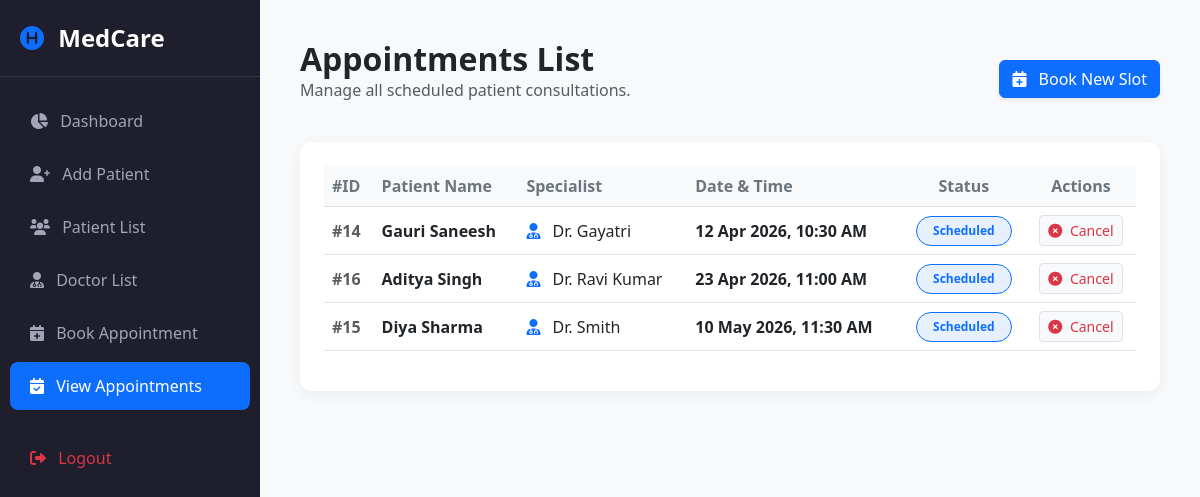
Page /view_appointments.php (signed in) on the committed database.
### tables this page shows
CREATE TABLE `appointments` (
  `appointment_id` int(11) NOT NULL,
  `patient_id` int(11) NOT NULL,
  `doctor_id` int(11) NOT NULL,
  `appointment_date` datetime NOT NULL,
  `appointment_time` time NOT NULL,
  `status` enum('Scheduled','Completed','Cancelled') DEFAULT 'Scheduled',
  `notes` text DEFAULT NULL,
  `created_at` timestamp NOT NULL DEFAULT current_timestamp()
);

CREATE TABLE `patient` (
  `patient_id` int(11) NOT NULL,
  `name` varchar(50) NOT NULL,
  `dob` date DEFAULT NULL,
  `gender` varchar(10) DEFAULT NULL,
  `phone` varchar(15) DEFAULT NULL,
  `doctor_id` int(11) DEFAULT NULL
);

CREATE TABLE `doctors` (
  `doctor_id` int(11) NOT NULL,
  `name` varchar(100) NOT NULL,
  `specialization` varchar(100) NOT NULL,
  `phone` varchar(20) NOT NULL,
  `email` varchar(100) DEFAULT NULL
);

### view_appointments.php (the view, shortened to what this page needs)
<?php
include 'header.php';
$query = "
    SELECT
        a.appointment_id AS appt_id,
        a.appointment_date,
        a.status,
        p.name AS patient_name,
        d.name AS doctor_name
    FROM appointments a
    JOIN patient p ON a.patient_id = p.patient_id
    JOIN doctors d ON a.doctor_id = d.doctor_id
    ORDER BY a.appointment_date ASC
";
$result = mysqli_query($conn, $query);
?>
<div class="d-flex justify-content-between align-items-center mb-4">
    <div>
        <h2 class="fw-bold mb-0">Appointments List</h2>
        <p class="text-muted">Manage all scheduled patient consultations.</p>
    </div>
    <a href="book_appointment.php" class="btn btn-primary shadow-sm">
        <i class="fas fa-calendar-plus me-2"></i> Book New Slot
    </a>
</div>
<div class="card p-4">
    <div class="table-responsive">
        <table class="table table-hover align-middle">
            <thead class="table-light">
                <tr>
                    <th class="text-secondary">#ID</th>
                    <th class="text-secondary">Patient Name</th>
                    <th class="text-secondary">Specialist</th>
                    <th class="text-secondary">Date & Time</th>
                    <th class="text-secondary text-center">Status</th>
                    <th class="text-secondary text-center">Actions</th>
                </tr>
            </thead>
            <tbody>
                <?php
                if ($result && mysqli_num_rows($result) > 0) {
                    while($row = mysqli_fetch_assoc($result)) {
                        $formatted_date = date('d M Y, h:i A', strtotime($row['appointment_date']));
                ?>
                <tr>
                    <td class="fw-bold text-muted">#<?= $row['appt_id']; ?></td>
                    <td class="fw-bold"><?= htmlspecialchars($row['patient_name']); ?></td>
                    <td><i class="fas fa-user-md text-primary me-2"></i> Dr. <?= htmlspecialchars($row['doctor_name']); ?></td>
                    <td class="fw-semibold text-dark"><?= $formatted_date; ?></td>
                    <td class="text-center">
                        <span class="badge bg-primary bg-opacity-10 text-primary border border-primary px-3 py-2 rounded-pill">
                            <?= htmlspecialchars($row['status']); ?>
                        </span>
                    </td>
                    <td class="text-center">
                        <a href="view_appointments.php?cancel_id=<?= $row['appt_id']; ?>" class="btn btn-sm btn-light border text-danger" onclick="return confirm('Are you sure you want to cancel this appointment?');">
                            <i class="fas fa-times-circle me-1"></i> Cancel
                        </a>
                    </td>
                </tr>
                <?php
                    }
                } else {
                    echo "<tr><td colspan='6' class='text-center py-4 text-muted'>No appointments scheduled yet.</td></tr>";
                }
                ?>
            </tbody>
        </table>
    </div>
</div>
</div> </body>
</html>

### header.php (shortened to what this page needs)
<?php
$current_page = basename($_SERVER['PHP_SELF']);
?>
<!DOCTYPE html>
<html lang="en">
<head>
    <link href="https://cdn.jsdelivr.net/npm/bootstrap@5.3.0/dist/css/bootstrap.min.css" rel="stylesheet">
    <link href="https://cdnjs.cloudflare.com/ajax/libs/font-awesome/6.0.0/css/all.min.css" rel="stylesheet">
</head>
<body>
<?php if ($current_page !== 'login.php'): ?>
<div class="sidebar">
    <div class="sidebar-brand">
        <i class="fas fa-hospital-symbol text-primary me-2"></i> MedCare
    </div>
    <a href="dashboard.php" class="<?= ($current_page == 'dashboard.php') ? 'active' : '' ?>">
        <i class="fas fa-chart-pie me-2"></i> Dashboard
    </a>
    <a href="add_patient.php" class="<?= ($current_page == 'add_patient.php') ? 'active' : '' ?>">
        <i class="fas fa-user-plus me-2"></i> Add Patient
    </a>
    <a href="view_patients.php" class="<?= ($current_page == 'view_patients.php') ? 'active' : '' ?>">
        <i class="fas fa-users me-2"></i> Patient List
    </a>
    <a href="view_doctors.php" class="<?= ($current_page == 'view_doctors.php') ? 'active' : '' ?>">
        <i class="fas fa-user-md me-2"></i> Doctor List
    </a>
    <a href="book_appointment.php" class="<?= ($current_page == 'book_appointment.php') ? 'active' : '' ?>">
        <i class="fas fa-calendar-plus me-2"></i> Book Appointment
    </a>
    <a href="view_appointments.php" class="<?= ($current_page == 'view_appointments.php') ? 'active' : '' ?>">
        <i class="fas fa-calendar-check me-2"></i> View Appointments
    </a>
    <a href="logout.php" class="text-danger mt-4">
        <i class="fas fa-sign-out-alt me-2"></i> Logout
    </a>
</div>
<div class="main-content">
<?php endif; ?>

### header.php (style rules this page uses)
body { background-color: #f8f9fa; font-family: 'Segoe UI', Tahoma, Geneva, Verdana, sans-serif; overflow-x: hidden; }
.sidebar { width: 260px; height: 100vh; position: fixed; background: #1e1e2d; padding-top: 20px; }
.sidebar-brand { color: #fff; font-weight: bold; font-size: 1.5rem; padding: 0 20px 20px 20px; border-bottom: 1px solid rgba(255,255,255,0.1); margin-bottom: 20px; }
.sidebar a { color: #a1a5b7; text-decoration: none; display: block; padding: 12px 20px; font-weight: 500; margin: 0 10px 5px 10px; border-radius: 8px; transition: 0.3s; }
.sidebar a:hover, .sidebar a.active { background: #0d6efd; color: #fff; }
.main-content { margin-left: 260px; padding: 40px; }
.card { border: none; border-radius: 12px; box-shadow: 0 4px 15px rgba(0,0,0,0.05); }

### rows in the picture
appointments: appointment_id "14", patient.name "Gauri Saneesh", doctor.name "Gayatri", appointment_date "12 Apr 2026, 10:30 AM", status "Scheduled"
appointments: appointment_id "16", patient.name "Aditya Singh", doctor.name "Ravi Kumar", appointment_date "23 Apr 2026, 11:00 AM", status "Scheduled"
appointments: appointment_id "15", patient.name "Diya Sharma", doctor.name "Smith", appointment_date "10 May 2026, 11:30 AM", status "Scheduled"
